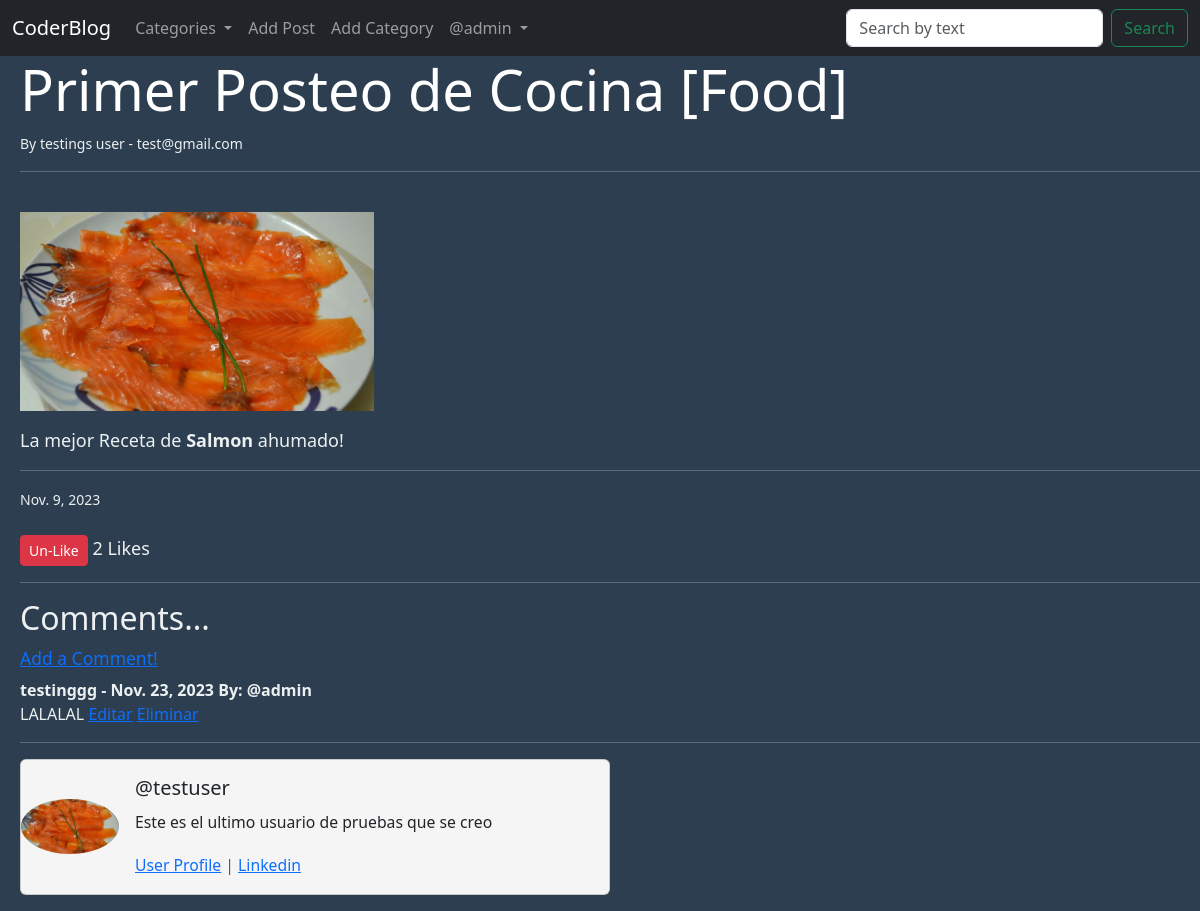
Screenshot of /article/40 (signed in) with the database file from the repository.
### theblog/models.py (models this page shows, shortened)
class UserProfile(models.Model):
    user=models.OneToOneField(User,null=True, on_delete=models.CASCADE)
    bio=models.TextField()
    profile_pic=models.ImageField(null=True,blank=True,upload_to="images/profile/")
    facebook_url=models.CharField(max_length=256,null=True,blank=True)
    instagram_url=models.CharField(max_length=256,null=True,blank=True)
    linkedin_url=models.CharField(max_length=256,null=True,blank=True)

class Post(models.Model):
    title=models.CharField(max_length=256)
    header_image=models.ImageField(null=True,blank=True,upload_to="images/")
    title_tag=models.CharField(max_length=256)
    author=models.ForeignKey(User,on_delete=models.CASCADE)
    body=RichTextField(blank=True, null=True)
    post_date=models.DateField(auto_now_add=True)
    category=models.CharField(max_length=256, default='uncategorized')
    likes=models.ManyToManyField(User,related_name="blog_posts")
    post_resume=models.CharField(max_length=256)
    def total_likes(self):
        return self.likes.count()

class Comment(models.Model):
    post=models.ForeignKey(Post,null=True, blank=True,related_name="comments",on_delete=models.CASCADE)
    name=models.CharField(max_length=255)
    body=models.TextField()
    date_added=models.DateField(auto_now_add=True)
    author=models.ForeignKey(User,null=True, blank=True,related_name="author",on_delete=models.CASCADE)

### theblog/views.py (the view)
# urls.py: path("article/<int:pk>",ArticleDetail.as_view(),name="article_details"),
class ArticleDetail(DetailView):
    model = Post
    template_name = 'article_details.html'
    context_object_name = 'posts'
    def get_context_data(self, *args, **kwargs):
        cat_menu = Category.objects.all()
        context = super(ArticleDetail, self).get_context_data(*args, **kwargs)
        post_data = get_object_or_404(Post, id=self.kwargs['pk'])
        total_likes = post_data.total_likes()
        liked=False
        if post_data.likes.filter(id=self.request.user.id).exists():
            liked=True
        context["cat_menu"] = cat_menu
        context["total_likes"] = total_likes
        context["liked"]=liked
        return context

### theblog/models.py (called while the page is built)
    def __str__(self):
        return self.name

### theblog/templates/article_details.html (shortened to what this page needs)
{%extends 'base.html'%}
{% load static %}
{% block content %}
<h1>{{posts.title}} [{{posts.category}}]</h1>
<small>By {{posts.author.first_name}} {{posts.author.last_name}}
 - {{posts.author.email}}
</small>
<hr>
<br/>
{% if posts.header_image %}
    <img src={{posts.header_image.url}} height="30%", width="30%"></img>
{%endif%}
<p>{{posts.body|safe}}</p>
<hr>
<small>{{posts.post_date}}</small>
<br></br>
<form action="{% url 'like_post' posts.pk %}" method="POST">
    {% if user.is_authenticated %}
    <p>
        {% if liked %}
            <button type="submit", name="post_id", value="{{posts.id}}", class="btn btn-danger btn-sm">
                Un-Like
            </button>
        {% else %}
            <button type="submit", name="post_id", value="{{posts.id}}", class="btn btn-primary btn-sm">
                Like
            </button>
        {% endif %}
    {% endif %}
    {{total_likes}} Likes</p>
    <hr>
    {% if not posts.comments.all%}
        <h2>No coments yet... </h2>
        <h5><small><a href="{% url 'add_comment' posts.pk %}">Add a Comment!</a></small></h5>
        <hr>
    {%else%}
        <h2>Comments...</h2>
        <h5><small><a href="{%url 'add_comment' posts.pk%}">Add a Comment!</a></small></h5>
        {%for comment in posts.comments.all %}
            <strong>{{comment.name}} -
            {{comment.date_added}} By: @{{comment.author.username}}</strong>
            <br/>
           {{comment.body}}
           {% if user.is_authenticated and user.username == comment.author.username %}
                <a href="{% url 'update_comment' pk=comment.pk %}">Editar</a>
                <a href="{% url 'delete_comment' pk=comment.pk %}">Eliminar</a>
            {% endif %}
            <hr>
        {%endfor%}
    {%endif%}
    {% if posts.author.userprofile %}
        <div class="card mb-3" style="max-width: 50%; background-color: whitesmoke;">
            <div class="row g-0">
            <div class="col-md-2 d-flex">
                {% if  posts.author.userprofile.profile_pic and posts.author.userprofile.profile_pic.url%}
                    <img src="{{posts.author.userprofile.profile_pic.url}}" , class="img-fluid rounded-circle mx-auto my-auto w-90 h-90">
                {% else %}
                    <img src="{% static 'theblog\images\default_profile_pic.png' %}" , class="img-fluid rounded-circle mx-auto my-auto w-90 h-90">
                {% endif %}
            </div>
            <div class="col-md-10">
                <div class="card-body">
                <h5 class="card-title">@{{posts.author.username}}</h5>
                <p><small class="card-text">{{posts.author.userprofile.bio}}</small></p>
                <p class="card-text"><small class="text-body-secondary">
                        <a href="{% url 'show_profile_page' posts.author.userprofile.id %}">User Profile</a>
                    {% if posts.author.userprofile.linkedin_url %}
                        |
                        <a href={{posts.author.userprofile.linkedin_url}}>Linkedin</a>
                    {% endif %}
                </small></p>
                </div>
            </div>
            </div>
        </div>
    {% endif %}
</form>
{%endblock content%}

### theblog/templates/base.html (shortened to what this page needs)
<!doctype html>
<html lang="en">
  <head>
    <link href="https://cdn.jsdelivr.net/npm/bootstrap@5.3.2/dist/css/bootstrap.min.css" rel="stylesheet">
  </head>
  <body>
    <nav class="navbar navbar-expand-lg navbar-dark bg-dark container-fluid">
        <div class="container-fluid">
          <a class="navbar-brand" href="{%url 'home'%}">CoderBlog</a>
          <div class="collapse navbar-collapse" id="navbarSupportedContent">
            <ul class="navbar-nav me-auto mb-2 mb-lg-0">
              {% if user.is_authenticated %}
                {%if cat_menu %}
                  <li class="nav-item dropdown">
                    <a class="nav-link dropdown-toggle" href="#" role="button" data-bs-toggle="dropdown" aria-expanded="false">
                      Categories
                    </a>
                  </li>
                {% endif %}
                <li class="nav-item">
                  <a class="nav-link" href="{%url 'add_post' %}">Add Post</a>
                </li>
                {% if user.is_superuser%}
                <li class="nav-item">
                  <a class="nav-link" href="{%url 'add_category' %}">Add Category</a>
                </li>
                {%endif%}
                <li class="nav-item dropdown">
                  <a class="nav-link dropdown-toggle" href="#" role="button" data-bs-toggle="dropdown" aria-expanded="false">
                    @{{user.userprofile.user}}
                  </a>
                </li>
                </ul>
                <form class="d-flex" method="GET" action="{% url 'home' %}">
                  <input class="form-control me-2" type="search" placeholder="Search by text" aria-label="Search" name="query" value="{{ search_query }}">
                  <button class="btn btn-outline-success d-flex" type="submit">Search</button>
                </form>
              {% endif %}
          </div>
        </div>
      </nav>
    <div style="margin-left: 20px;">
      {% block content %}
      {%endblock content%}
    </div>
  </body>
</html>

### theblog/templates/base.html (style rules this page uses)
body { background-color: #2c3e50; color: #ecf0f1; }
h1 { color: #ffffff; font-size: 3.5em; }
p { font-size: 18px; }
li a { color: #ffffff; }

### rows the page displays
Post: title "Primer Posteo de Cocina", category "Food", author.first_name "testings", author.last_name "user", author.email "test@gmail.com", header_image (picture), body "La mejor Receta de Salmon ahumado!", post_date "Nov. 9, 2023", author.userprofile.profile_pic (picture), author.username "testuser", author.userprofile.bio "Este es el ultimo usuario de pruebas que se creo"
Comment: name "testinggg", date_added "Nov. 23, 2023", author.username "admin", body "LALALAL", shows "Editar"

### other values shown
{{ user.userprofile.user }} "admin"
{{ total_likes }} "2"
